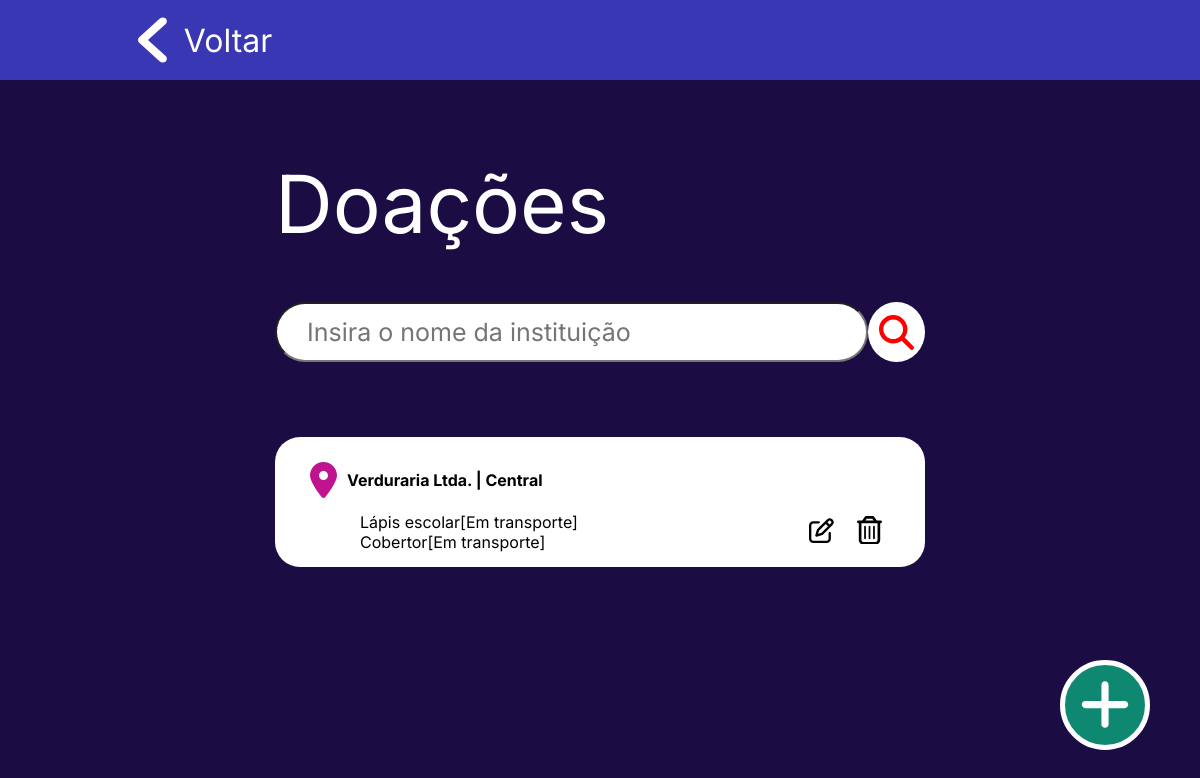
Screenshot of /donation_screen.php?instituicao=Verduraria Ltda. (signed in) with the database file from the repository.
### tables this page shows
create table TBDoacao(
    idDoador int,
    idDoacao int,
	idCentro int,
    idTransportador int,
    qtde int not null,
	altura decimal(4,1),
	largura decimal(4, 1),
	comprimento decimal(4, 1),
	peso decimal(7,2),
    dataHoraDoadorEntregou datetime,
    dataHoraTranspRecebeu datetime,
    dataHoraTranspEntregaCentro datetime,
    dataHoraCentroRecebeu datetime,
	transporte boolean not null,

	primary key(idDoador, idDoacao, idCentro),
    foreign key(idDoador) references TBDoador(idDoador),
	foreign key(idDoacao) references TBItemDoacao(id),
	foreign key(idCentro) references TBCentroCaptacao(id),
    foreign key(idTransportador) references TBTransportador(idTransportador)
);

create table TBItemDoacao(
	id int primary key,
	tipo varchar(30) not null
);

### donation_screen.php (the view, shortened to what this page needs)
<html>
    <head>
        <link rel="stylesheet" href="./assets/loginv2.css">
        <link rel="stylesheet" href="./assets/don.css">
        <link rel="stylesheet" href="./assets/styles/header.css">
    </head>
    <body>
        <header>
            <a id="voltar"href="index.php">
                <img src="./assets/imgs/voltar.svg" alt="Voltar">
                <h1>Voltar</h1>
            </a>
        </header>
        <section>
            <h2>Doações</h2>
            <form id='form-search' name='search' action='' method='get'>
                <input id='barra-pesquisa' name='instituicao' placeholder='Insira o nome da instituição' autocomplete='off' type='searchbar'>
                <button id='btn-search' type='submit' value='' aria-label='Pesquisar'></button>
            </form>
        </section>
        <a id='add-new-donation' href="./new_donation.html">
            <svg xmlns="http://www.w3.org/2000/svg" viewBox="0 0 448 512"><path d="M256 80c0-17.7-14.3-32-32-32s-32 14.3-32 32V224H48c-17.7 0-32 14.3-32 32s14.3 32 32 32H192V432c0 17.7 14.3 32 32 32s32-14.3 32-32V288H400c17.7 0 32-14.3 32-32s-14.3-32-32-32H256V80z"/></svg>
        </a>
    </body>
</html>
<?php
    include('conn.php');
    $instituicao = isset($_GET['instituicao'])? $_GET['instituicao'] : "";
    $sqlPes= "SELECT
                DISTINCT I.razaoSocial,
                D.idCentro,
                CC.nome
              FROM
                TBDoacao D
                INNER JOIN TBCentrocaptacao CC
                    ON D.idCentro = CC.id
                INNER JOIN TBInstituicao I
                    ON CC.idInstituicao = I.idInstituicao
              WHERE
                    D.idDoador = ".$_SESSION['idUsuario'].
              "     AND
                    I.razaoSocial LIKE '".$instituicao."%'";
    $resultPes = $conn->query($sqlPes);
    if($resultPes->num_rows > 0){
        echo "<section id='don-list'>";
        while($row = $resultPes->fetch_assoc()){
            $sqlPesitens= "SELECT
                                I.tipo,
                                D.idDoacao,
                                D.idCentro,
                                I.id,
                                D.dataHoraCentroRecebeu
                            FROM
                                TBDoacao D
                                INNER JOIN
                                TBItemDoacao I
                                ON D.idDoacao=I.id
                            WHERE
                                D.idDoador = ".$_SESSION['idUsuario'];
           $resultPesitens = $conn->query($sqlPesitens);
            echo "
            <div class='donation-info-item'>
                <div id='donation-info-local-group'>
                    <img src='./assets/imgs/local.svg' alt='Ícone de local'>
                    <h4>".$row['razaoSocial']." | ".$row['nome']."</h4>
                </div>
                <div id='donation-info-items-group'>
                    <ul>";
                    while($rowli = $resultPesitens->fetch_assoc()){
                        if($rowli ['idCentro']== $row['idCentro']){
                            if(is_null($rowli ['dataHoraCentroRecebeu']) ){
                                $status= "Em transporte";
                            }
                            else{
                                $status="Entregue";
                            }
                            echo "<li>".$rowli['tipo']."[".$status."]</br></li>";
                        }
                    }
            echo"
                    </ul>
                    <div id='donation-info-options-group'>
                        <a class='edit' href='#'><svg xmlns='http://www.w3.org/2000/svg' viewBox='0 0 512 512'><path d='M373.1 24.97C401.2-3.147 446.8-3.147 474.9 24.97L487 37.09C515.1 65.21 515.1 110.8 487 138.9L289.8 336.2C281.1 344.8 270.4 351.1 258.6 354.5L158.6 383.1C150.2 385.5 141.2 383.1 135 376.1C128.9 370.8 126.5 361.8 128.9 353.4L157.5 253.4C160.9 241.6 167.2 230.9 175.8 222.2L373.1 24.97zM440.1 58.91C431.6 49.54 416.4 49.54 407 58.91L377.9 88L424 134.1L453.1 104.1C462.5 95.6 462.5 80.4 453.1 71.03L440.1 58.91zM203.7 266.6L186.9 325.1L245.4 308.3C249.4 307.2 252.9 305.1 255.8 302.2L390.1 168L344 121.9L209.8 256.2C206.9 259.1 204.8 262.6 203.7 266.6zM200 64C213.3 64 224 74.75 224 88C224 101.3 213.3 112 200 112H88C65.91 112 48 129.9 48 152V424C48 446.1 65.91 464 88 464H360C382.1 464 400 446.1 400 424V312C400 298.7 410.7 288 424 288C437.3 288 448 298.7 448 312V424C448 472.6 408.6 512 360 512H88C39.4 512 0 472.6 0 424V152C0 103.4 39.4 64 88 64H200z'/></svg></a>
                        <a class='delete' href='#'><svg xmlns='http://www.w3.org/2000/svg' viewBox='0 0 448 512'><path d='M160 400C160 408.8 152.8 416 144 416C135.2 416 128 408.8 128 400V192C128 183.2 135.2 176 144 176C152.8 176 160 183.2 160 192V400zM240 400C240 408.8 232.8 416 224 416C215.2 416 208 408.8 208 400V192C208 183.2 215.2 176 224 176C232.8 176 240 183.2 240 192V400zM320 400C320 408.8 312.8 416 304 416C295.2 416 288 408.8 288 400V192C288 183.2 295.2 176 304 176C312.8 176 320 183.2 320 192V400zM317.5 24.94L354.2 80H424C437.3 80 448 90.75 448 104C448 117.3 437.3 128 424 128H416V432C416 476.2 380.2 512 336 512H112C67.82 512 32 476.2 32 432V128H24C10.75 128 0 117.3 0 104C0 90.75 10.75 80 24 80H93.82L130.5 24.94C140.9 9.357 158.4 0 177.1 0H270.9C289.6 0 307.1 9.358 317.5 24.94H317.5zM151.5 80H296.5L277.5 51.56C276 49.34 273.5 48 270.9 48H177.1C174.5 48 171.1 49.34 170.5 51.56L151.5 80zM80 432C80 449.7 94.33 464 112 464H336C353.7 464 368 449.7 368 432V128H80V432z'/></svg></a>
                    </div>
                </div>
            </div>
            ";
        }
        echo "</section>";
    } else {
        echo "<section><br><h3 id='not-found-message'>Nenhum resutado encontrado</h3></section>";
    }
?>

### assets/loginv2.css (style rules this page uses)
* { font-family: 'Inter', sans-serif; padding: 0px; margin: 0px; }

### assets/don.css (style rules this page uses)
* { font-family: 'Inter', 'Sans-serif'; font-weight: 400; padding: 0px 0px 0px 0px; margin: 0px 0px 0px 0px; }
body { background-color: var(--blue-1-color); }
section { margin: 75px 275px 75px 275px; }
h2 { color: white; font-size: 80px; }
#form-search { display: flex; align-items: center; margin: 50px 0px 75px 0px; justify-content: space-between; }
#barra-pesquisa { font-size: 25px; padding: 0px 0px 0px 30px; border-radius: 100px; height: 60px; width: 52vw; }
#btn-search { background-color: white; display: flex; align-items: center; justify-content: center; border: none; border-radius: 100%; width: 60px; height: 60px; cursor: pointer; }
#btn-search svg { height: 35px; fill: red; }
.donation-info-item { display: flex; flex-direction: column; background-color: white; margin-bottom: 10px; padding: 15px 0px 15px 25px; border-radius: 25px; max-height: 10em; overflow: hidden; }
#donation-info-local-group img { margin: 10px 10px 10px 10px ; }
#donation-info-local-group h4 { font-weight: bold; }
#donation-info-local-group { display: flex; align-items: center; width: fit-content; }
#donation-info-items-group { display: flex; align-items:flex-end; justify-content: space-between; padding: 0px 30px 0px 0px ; margin-left: 60px; }
#donation-info-items-group ul { width: 50%; max-height: 15vh; overflow: auto; }
#donation-info-options-group { display: flex; align-items:flex-end; justify-content: space-evenly; width: 100px; }
#donation-info-options-group a { display: flex; align-items: center; justify-content: center; width: 30px; height: 30px; padding: 5px; border: 2px solid transparent; border-radius: 100%; }
#donation-info-options-group a svg { width: 25px; }
#add-new-donation { display: flex; align-items: center; justify-content: center; position: fixed; bottom: 50px; right: 50px; background-color: var(--cian-2-color); width: 5em; height: 5em; border-radius: 100%; border: 5px solid white; }
#add-new-donation svg { fill: white; width: 3.125em; }

### assets/styles/header.css (style rules this page uses)
* { font-family: 'Inter', sans-serif; padding: 0px; margin: 0px; }
header { display: flex; flex-direction: row; height: 10vh; background-color: #3937B4; padding: 0px 125px 0px 125px; }
header h1 { font-weight: 400; }
#voltar { display: flex; flex-direction: row; justify-content: space-evenly; align-items: center; height: 100%; width: 10em; text-decoration: none; color: white; }
#voltar img { height: 75%; }

### assets/styles/colors.css (style rules this page uses)
:root { --header-color: #3937B4; --blue-1-color: #1B0C44; --blue-2-color: #0B1434; --cian-1-color: #13BFA0; --cian-2-color: #0f8872; }

### rows the page displays
tbdoacao: idDoacao.tipo "Lápis escolar", dataHoraCentroRecebeu "Em transporte"
tbdoacao: idDoacao.tipo "Cobertor", dataHoraCentroRecebeu "Em transporte"

### other values shown
$row['razaoSocial'] "Verduraria Ltda."
$row['nome'] "Central"
